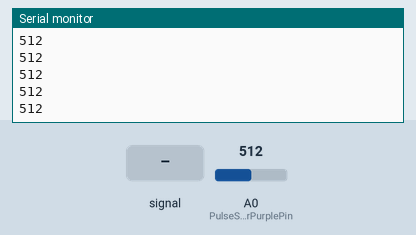
The sketch below on a simulated Arduino Uno, built with avr-gcc and run on an emulated ATmega328P. On the bench: the last lines printed to the serial monitor. The inputs (shaded band) are chosen by the test bench; at power-on: A0 (PulseSensorPurplePin) = 512.

Above: at 1.2 s.
1.3 s: A0 (PulseSensorPurplePin) fed a 200 Hz sine of ±81 counts around its level
At 2.3 s:
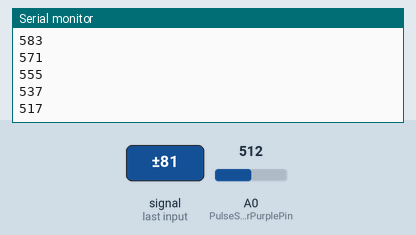
2.8 s: A0 (PulseSensorPurplePin) set to 560
At 3.6 s:
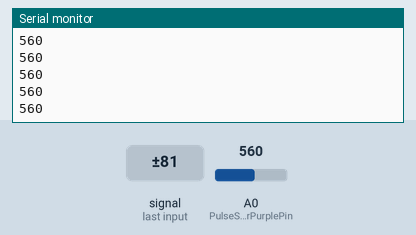
4.3 s: A0 (PulseSensorPurplePin) fed a 1000 Hz sine of ±255 counts around its level
At 4.8 s:
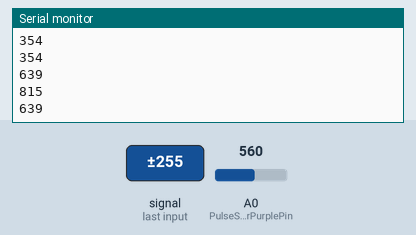
5.8 s: A0 (PulseSensorPurplePin) set to 540
At 6.5 s:
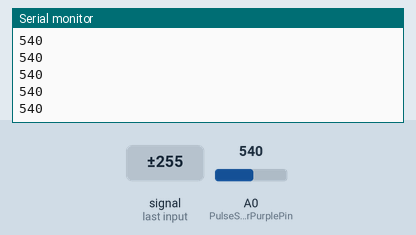
Timing chart, 0 to 8.3 s (numbered marks = the images above; inputs shaded):
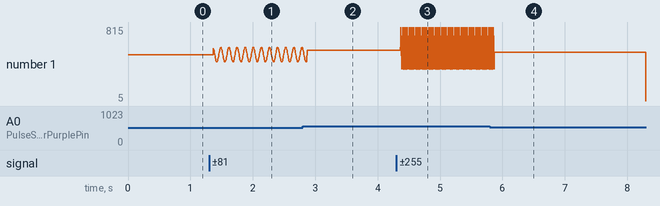

Measured:
- after the input at 1.3 s, the serial monitor: prints a new line after 0.07 s (image 1)
- after the input at 2.8 s, the serial monitor: prints a new line after 0.07 s (image 2)
- after the input at 4.3 s, the serial monitor: prints a new line after 0.07 s (image 3)
- after the input at 5.8 s, the serial monitor: prints a new line after 0.07 s (image 4)
- plotted number 1: 512 → 583 after the input at 1.3 s, 583 → 560 after the input at 2.8 s, 560 → 639 after the input at 4.3 s, 639 → 5 after the input at 5.8 s

The sketch:

sketch_jun20a.ino
```cpp
int PulseSensorPurplePin = 0;        // Pulse Sensor PURPLE WIRE connected to ANALOG PIN 0
//  The on-board Arduion LED
int Signal;                // holds the incoming raw data. Signal value can range from 0-1024
int Threshold = 550;            // Determine which Signal to "count as a beat", and which to ingore.


// The SetUp Function:
void setup() {
  //pinMode(LED13,OUTPUT);         // pin that will blink to your heartbeat!
  Serial.begin(9600);         // Set's up Serial Communication at certain speed.

}

// The Main Loop Function
void loop() {

Signal = analogRead(PulseSensorPurplePin);  // Read the PulseSensor's value.
                                              // Assign this value to the "Signal" variable.

Serial.println(Signal);                    // Send the Signal value to Serial Plotter.


delay(1);


}
```
